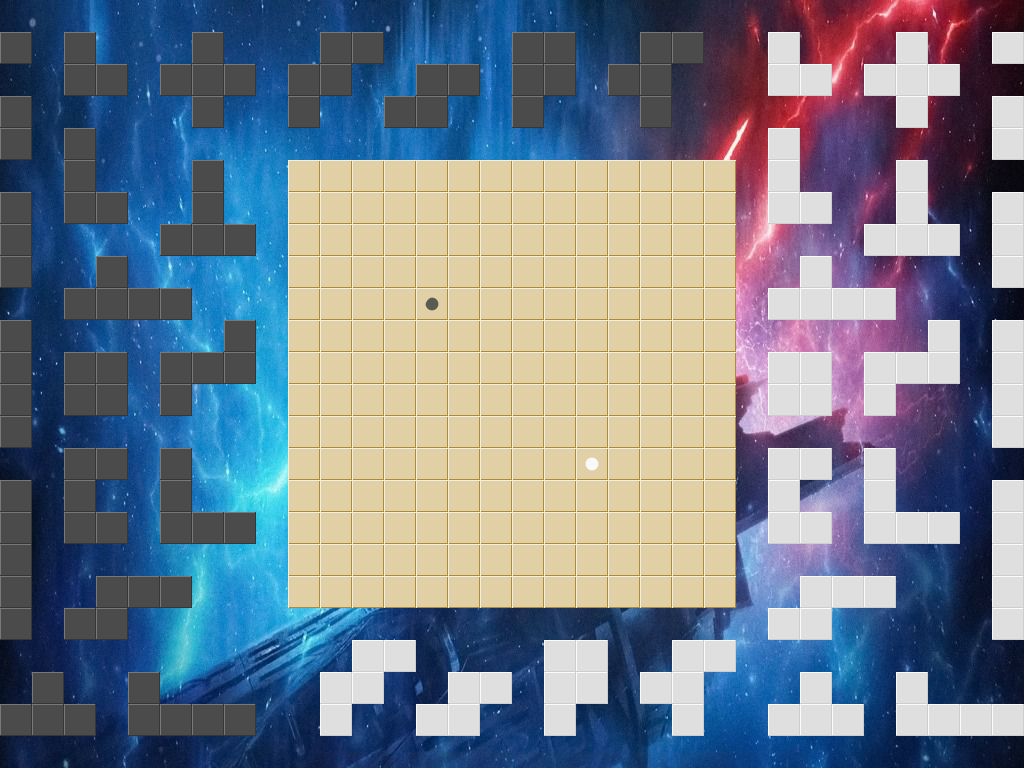

A level layout from a 2D game, rendered from its tile map. Below: a short description, then the map file with tile-grid data replaced by summaries:
An orthogonal 32x24 tile map with 32x32 px tiles, 1 tile layer (Tile Layer), 1 image layer and 43 objects (0I0, 0I2, 0I3, 0I4, 0I5, ...).

<map version="1.8" tiledversion="1.8.2" orientation="orthogonal" renderorder="right-down" compressionlevel="0" width="32" height="24" tilewidth="32" tileheight="32" infinite="0" nextlayerid="6" nextobjectid="48">
 <tileset firstgid="1" name="tiles" tilewidth="32" tileheight="32" tilecount="6" columns="3">
  <image source="game_squares.png" width="96" height="64" />
 </tileset>
 <imagelayer id="5" name="Image Layer 2">
  <image source="mapimage.jpeg" width="1024" height="768" />
 </imagelayer>
 <layer id="1" name="Tile Layer" width="32" height="24" tintcolor="#ffffff">
  <data>[768 cells, 374 non-empty, 5 distinct tile ids]</data>
 </layer>
 <objectgroup color="#f3be42" id="3" name="Object Layer">
  <object id="1" name="0I0" x="0" y="32" width="32" height="32" />
  <object id="3" name="0I2" x="0" y="128" width="32" height="32" />
  <object id="4" name="0I3" x="0" y="256" width="32" height="32" />
  <object id="5" name="0I4" x="0" y="416" width="32" height="32" />
  <object id="6" name="0I5" x="0" y="608" width="32" height="32" />
  <object id="7" name="0V3" x="64" y="64" width="32" height="32" />
  <object id="8" name="0L4" x="64" y="192" width="32" height="32" />
  <object id="9" name="0Y" x="96" y="288" width="32" height="32" />
  <object id="10" name="0O4" x="64" y="384" width="32" height="32" />
  <object id="11" name="0U" x="64" y="480" width="32" height="32" />
  <object id="12" name="0N" x="96" y="576" width="32" height="32" />
  <object id="13" name="0T4" x="32" y="704" width="32" height="32" />
  <object id="14" name="0X" x="192" y="64" width="32" height="32" />
  <object id="15" name="0T5" x="192" y="224" width="32" height="32" />
  <object id="16" name="0Z5" x="192" y="352" width="32" height="32" />
  <object id="17" name="0V5" x="160" y="512" width="32" height="32" />
  <object id="18" name="0L5" x="128" y="704" width="32" height="32" />
  <object id="19" name="0W" x="320" y="64" width="32" height="32" />
  <object id="20" name="0Z4" x="416" y="96" width="32" height="32" />
  <object id="21" name="0P" x="512" y="32" width="32" height="32" />
  <object id="22" name="0F" x="640" y="64" width="32" height="32" />
  <object id="23" name="1W" x="352" y="672" width="32" height="32" />
  <object id="24" name="1Z4" x="448" y="704" width="32" height="32" />
  <object id="25" name="1P" x="544" y="640" width="32" height="32" />
  <object id="26" name="1F" x="672" y="672" width="32" height="32" />
  <object id="27" name="1T4" x="800" y="704" width="32" height="32" />
  <object id="28" name="1L5" x="896" y="704" width="32" height="32" />
  <object id="29" name="1N" x="800" y="576" width="32" height="32" />
  <object id="30" name="1U" x="768" y="480" width="32" height="32" />
  <object id="31" name="1V5" x="864" y="512" width="32" height="32" />
  <object id="32" name="1O4" x="768" y="384" width="32" height="32" />
  <object id="33" name="1Z5" x="896" y="352" width="32" height="32" />
  <object id="34" name="1Y" x="800" y="288" width="32" height="32" />
  <object id="35" name="1L4" x="768" y="192" width="32" height="32" />
  <object id="36" name="1T5" x="896" y="224" width="32" height="32" />
  <object id="37" name="1V3" x="768" y="64" width="32" height="32" />
  <object id="38" name="1X" x="896" y="64" width="32" height="32" />
  <object id="39" name="1I5" x="992" y="608" width="32" height="32" />
  <object id="40" name="1I4" x="992" y="416" width="32" height="32" />
  <object id="41" name="1I3" x="992" y="256" width="32" height="32" />
  <object id="42" name="1I2" x="992" y="128" width="32" height="32" />
  <object id="43" name="1I1" x="992" y="32" width="32" height="32" />
  <object id="46" name="Board" x="288" y="160" width="448" height="448" />
 </objectgroup>
</map>